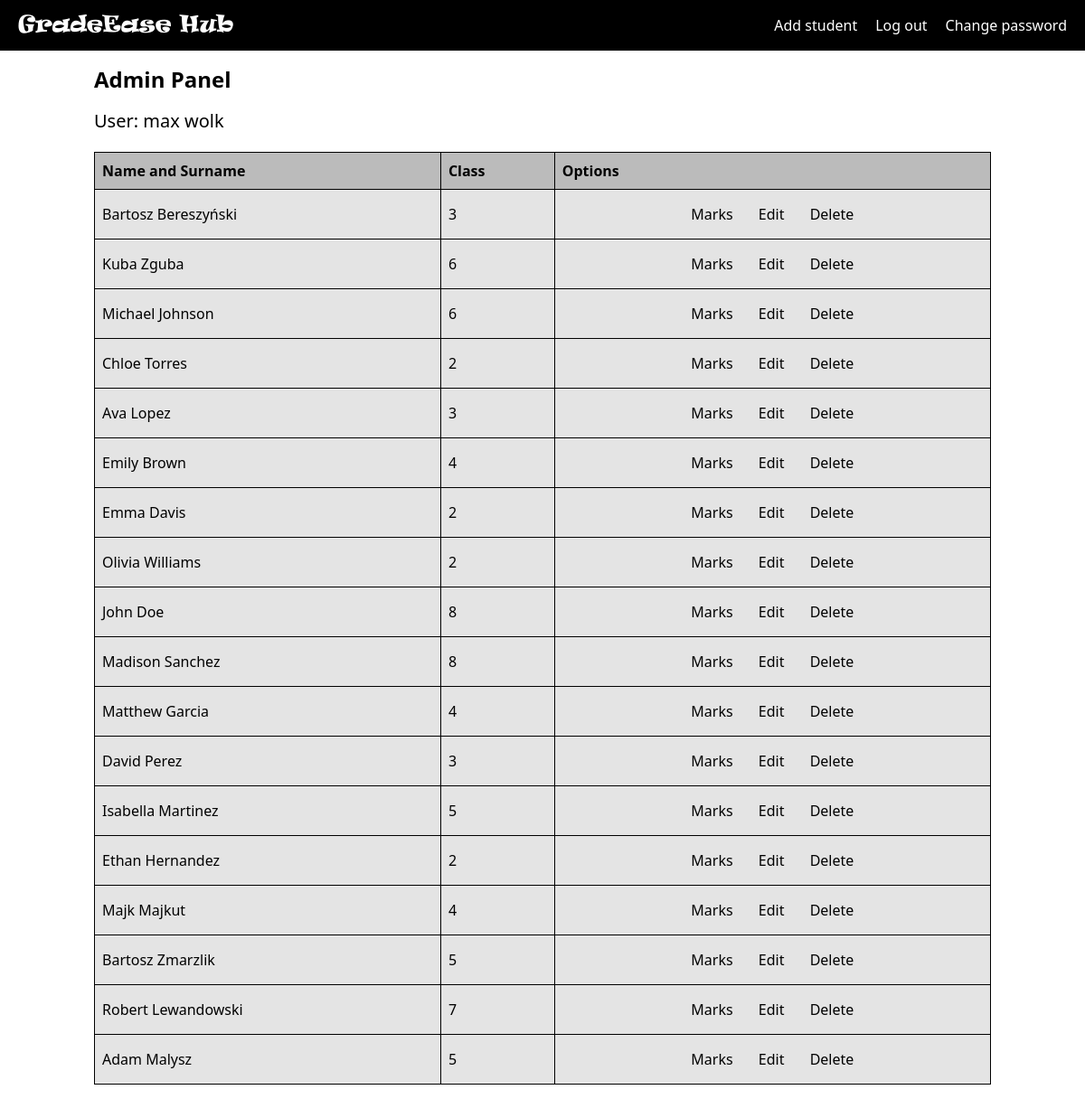
The page /pages/admin.php (signed in) on the database its author committed.
### tables this page shows
CREATE TABLE `users` (
  `user_id` int(11) NOT NULL,
  `login` varchar(50) NOT NULL,
  `password` varchar(255) NOT NULL,
  `name` varchar(50) NOT NULL,
  `surname` varchar(50) NOT NULL,
  `role_as` tinyint(4) NOT NULL DEFAULT 0,
  `date_of_birth` date DEFAULT NULL,
  `created_at` timestamp NOT NULL DEFAULT current_timestamp()
);

CREATE TABLE `students` (
  `student_id` int(11) NOT NULL,
  `user_id` int(11) NOT NULL,
  `class` varchar(50) NOT NULL
);

### pages/admin.php (the view, shortened to what this page needs)
<?php
include_once "../scripts/connect.php";
$user_id = $_SESSION['user_id'];
$sql_admin = "SELECT name, surname FROM users WHERE user_id = :user_id";
$stmt_admin = $conn->prepare($sql_admin);
$stmt_admin->bindParam(':user_id', $user_id, PDO::PARAM_INT);
$stmt_admin->execute();
$admin = $stmt_admin->fetch(PDO::FETCH_ASSOC);
$sql_students = "
    SELECT users.user_id, users.name AS student_name, users.surname AS student_surname, students.class
    FROM students
    INNER JOIN users ON students.user_id = users.user_id
";
$stmt_students = $conn->prepare($sql_students);
$stmt_students->execute();
$students = $stmt_students->fetchAll(PDO::FETCH_ASSOC);
?>
<!DOCTYPE html>
<html lang="en">
<head>
    <link href="https://cdn.jsdelivr.net/npm/tailwindcss@2.2.19/dist/tailwind.min.css" rel="stylesheet">
    <link rel="stylesheet" href="../css/admin.css">
</head>
<body>
    <div class="navbar">
        <div class="navbar-brand">
            <a href="admin.php" class="text-white">GradeEase Hub</a>
        </div>
        <div class="navbar-links">
            <a href="addstudent.php">Add student</a>
            <a href="../scripts/logout.php">Log out</a>
            <a href="change_passw.php">Change password</a>
        </div>
    </div>
    <div class="container mx-auto p-4">
        <h1 class="text-2xl font-bold mb-4">Admin Panel</h1>
        <div>
            <?php if ($admin) { ?>
                <h2 class="text-xl mb-2">User: <?php echo htmlspecialchars($admin['name'] . ' ' . $admin['surname']); ?></h2>
            <?php } else { ?>
                <h2 class="text-xl mb-2">User: Unknown</h2>
            <?php } ?>
            <table class="students-table">
                <thead>
                    <tr>
                        <th>Name and Surname</th>
                        <th>Class</th>
                        <th>Options</th>
                    </tr>
                </thead>
                <tbody>
                    <?php foreach ($students as $student) { ?>
                        <tr>
                            <td><?php echo htmlspecialchars($student['student_name'] . ' ' . $student['student_surname']); ?></td>
                            <td><?php echo htmlspecialchars($student['class']); ?></td>
                            <td class="options">
                                <a href="Admin_marks.php?student_id=<?php echo htmlspecialchars($student['user_id']); ?>">
                                    <button>Marks</button>
                                </a>
                                <a href="edit.php?student_id=<?php echo htmlspecialchars($student['user_id']); ?>">
                                    <button>Edit</button>
                                </a>
                                <a href="delete_student.php?student_id=<?php echo htmlspecialchars($student['user_id']); ?>" onclick="return confirm('Are you sure you want to delete this student?');">
                                    <button>Delete</button>
                                </a>
                            </td>
                        </tr>
                    <?php } ?>
                </tbody>
            </table>
        </div>
    </div>
</body>
</html>

### css/admin.css (style rules this page uses)
.navbar { background-color: #000000; color: #ffffff; padding: 10px 20px; display: flex; justify-content: space-between; align-items: center; }
.navbar-brand { font-family: 'Ravie', sans-serif; font-size: 1.5rem; font-weight: lighter; }
.navbar-links { display: flex; gap: 20px; }
.navbar-links a { color: #ffffff; text-decoration: none; font-size: 1rem; }
.students-table { width: 100%; margin-top: 20px; border-collapse: collapse; }
.students-table th, .students-table td { border: 1px solid #000000; padding: 8px; text-align: left; background-color: #e4e4e4; }
.students-table th { background-color: #bbbbbb; font-weight: bold; }
.students-table td.options { text-align: center; }
.students-table td.options button { margin: 2px; padding: 5px 10px; cursor: pointer; }

### rows shown on the page
users: name+surname "max wolk"
students: user.surname "Bartosz Bereszyński", class "3"
students: user.surname "Kuba Zguba", class "6"
students: user.surname "Michael Johnson", class "6"
students: user.surname "Chloe Torres", class "2"
students: user.surname "Ava Lopez", class "3"
students: user.surname "Emily Brown", class "4"
students: user.surname "Emma Davis", class "2"
students: user.surname "Olivia Williams", class "2"
students: user.surname "John Doe", class "8"
students: user.surname "Madison Sanchez", class "8"
students: user.surname "Matthew Garcia", class "4"
students: user.surname "David Perez", class "3"
students: user.surname "Isabella Martinez", class "5"
students: user.surname "Ethan Hernandez", class "2"
students: user.surname "Majk Majkut", class "4"
students: user.surname "Bartosz Zmarzlik", class "5"
students: user.surname "Robert Lewandowski", class "7"
students: user.surname "Adam Malysz", class "5"
